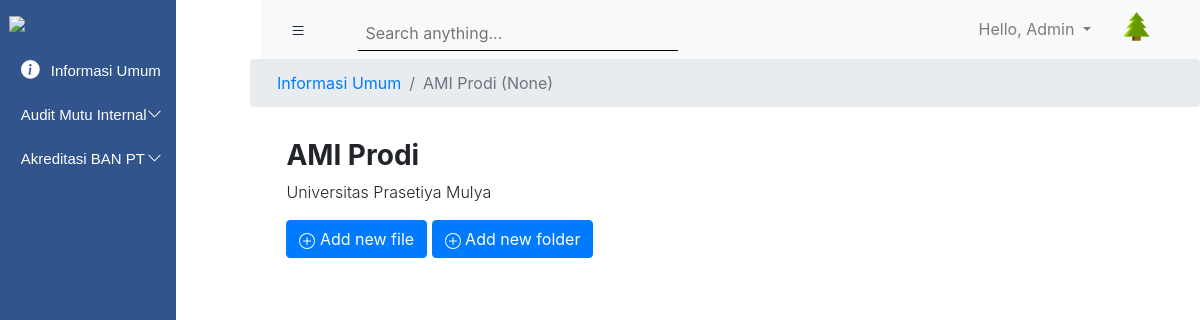
Before: /subinformasiumum/6/ (signed in) with the older database file.
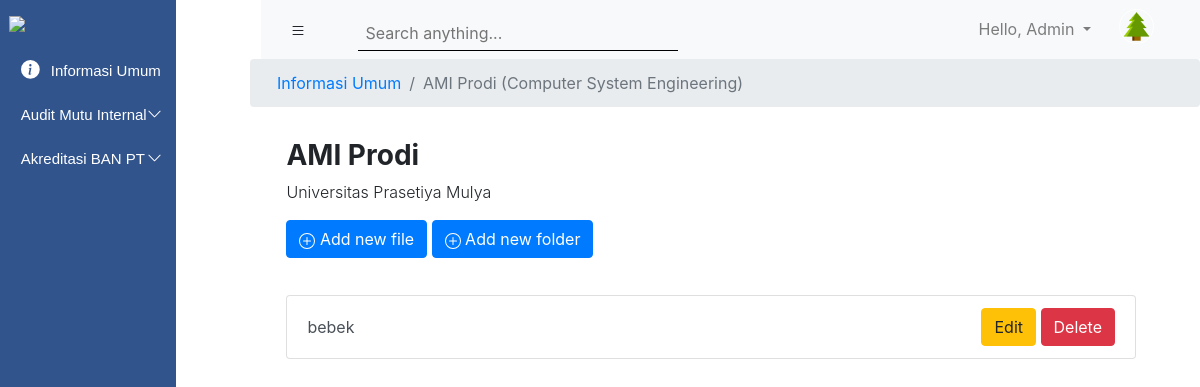
After: the same page with the newer database file.
### upmsite/models.py (models this page shows, shortened)
class Folder(models.Model):
    listKategori = (
        ('AMI', 'AMI'),
        ('ABPT', 'ABPT'),
        ('Informasi Umum', 'Informasi Umum'),
    )
    nama_folder = models.CharField(default='', max_length=256)
    nama_prodi = models.ForeignKey(ProgramStudi, on_delete=models.CASCADE, blank = True, null = True)
    kategori = models.CharField(max_length=50, choices=listKategori)
    public_status = models.BooleanField(default = True)
    isAllowNewFolder = models.BooleanField(default = True)
    isAllowNewFile = models.BooleanField(default = True)
    def __str__(self):
        return '{} ({})'.format(self.nama_folder, self.nama_prodi)

class SubFolder01(models.Model):
    nama_folder = models.CharField(max_length=520)
    parent_folder = models.ForeignKey(Folder, on_delete=models.CASCADE)

### Accounts/models.py (models this page shows)
class ProgramStudi(models.Model):
    nama_prodi = models.CharField(max_length=200)
    def __str__(self):
        return self.nama_prodi

### upmsite/views.py (the view)
# urls.py: path('subinformasiumum/<int:pk>/', views_upmsite.SubFolderInformasiUmum, name="sub_informasi_umum"),
def SubFolderInformasiUmum(request, pk):
    roles = request.user.roles
    prodi = request.user.prodi
    semua_prodi = models_account.ProgramStudi.objects.all()
    subfolder1 = models.SubFolder01.objects.filter(parent_folder__id = pk)
    files = models.File.objects.filter(nama_folder__id = pk)
    judul = models.Folder.objects.get(id = pk)
    global pkjudul, bagianinfoumum
    pkjudul = pk
    bagianinfoumum = 'Informasi Umum'
    print(judul.isAllowNewFolder)
    context = {
        'roles': roles,
        'prodi': prodi,
        'semua_prodi': semua_prodi,
        'files': files,
        'subfolder1': subfolder1,
        'judul': judul,
        'pk': pk,
    }
    return render(request, 'InformasiUmum/SubInformasiUmum.html', context)

### Templates/InformasiUmum/SubInformasiUmum.html (shortened to what this page needs)
{% extends 'main.html' %}
{% load static %}
{% block content %}
<section>
  <nav aria-label="breadcrumb">
      <ol class="breadcrumb">
        <li class="breadcrumb-item"><a href="{% url 'Informasi_Umum' %}">Informasi Umum</a></li>
        <li class="breadcrumb-item active" aria-current="page" href="">{{judul}}</li>
      </ol>
  </nav>
</section>
  <section class="page-title" style="margin-left: 17.9rem; ">
      <h3 class="font-weight-bold">{{judul.nama_folder}}</h3>
      <p class="font-weight-light">Universitas Prasetiya Mulya</p>
      {%if judul.isAllowNewFile == True %}
      <a class="btn btn-primary" href="{% url 'AddFile_BukuPanduan' pk %}">
          Add new file
      </a>
      {% endif %}
      {%if judul.isAllowNewFolder == True %}
      <a class="btn btn-primary" href="{% url 'AddSubFolder_01' pk %}">
        Add new folder
      </a>
      {% endif %}
  </section>
  <section class="folder-card">
    <div class="box-inside">
    </div>
  </section>
  <section class="page-title" style="margin-left: 17.9rem; margin-right: 4rem;">
    <div class="list-group">
      {% for itemfolder in subfolder1 %}
        <div type="button" class="list-group-item list-group-item-action button list-main" data-role="list-menus" onclick="window.location='{% url 'sub_folder_informasi_umum1' itemfolder.id %}';">
          <a href="" class="text-decoration-none text-reset">{{itemfolder.nama_folder}}</a>
          <div>
              <a href="{% url 'UpdateSubFolder_01' itemfolder.id %}" class="btn btn-warning btn-card-menu">Edit</a>
              <a href="{% url 'DeleteSubFolder_01' itemfolder.id %}" class="btn btn-danger btn-card-menu">Delete</a>
          </div>
        </div>
      {%endfor%}
    </div>
  </section>
{% endblock %}

Changed rows visible on the page:
changed Folder "AMI Prodi": nama_folder+nama_prodi "AMI Prodi (None)" → "AMI Prodi (Computer System Engineering)"
added SubFolder01: nama_folder "bebek"
